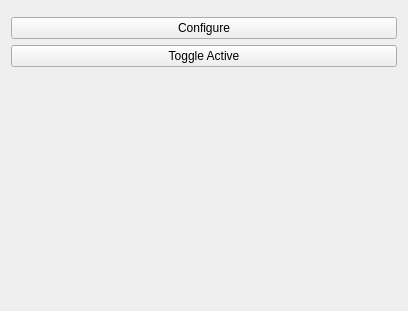
<?xml version="1.0" encoding="UTF-8"?>
<ui version="4.0">
 <class>NetworkSettingsTestWidget</class>
 <widget class="QWidget" name="NetworkSettingsTestWidget">
  <property name="geometry">
   <rect>
    <x>0</x>
    <y>0</y>
    <width>408</width>
    <height>311</height>
   </rect>
  </property>
  <property name="windowTitle">
   <string>Network Settings Test</string>
  </property>
  <layout class="QGridLayout" name="gridLayout">
   <item row="3" column="0">
    <spacer name="verticalSpacer">
     <property name="orientation">
      <enum>Qt::Vertical</enum>
     </property>
     <property name="sizeHint" stdset="0">
      <size>
       <width>20</width>
       <height>40</height>
      </size>
     </property>
    </spacer>
   </item>
   <item row="1" column="0">
    <widget class="QPushButton" name="pushButtonConfigure">
     <property name="sizePolicy">
      <sizepolicy hsizetype="Minimum" vsizetype="Minimum">
       <horstretch>0</horstretch>
       <verstretch>0</verstretch>
      </sizepolicy>
     </property>
     <property name="text">
      <string>Configure</string>
     </property>
    </widget>
   </item>
   <item row="0" column="0">
    <widget class="NetworkSettingsWidget" name="widgetNetworkSettingsWidget" native="true">
     <property name="sizePolicy">
      <sizepolicy hsizetype="Minimum" vsizetype="Minimum">
       <horstretch>0</horstretch>
       <verstretch>0</verstretch>
      </sizepolicy>
     </property>
    </widget>
   </item>
   <item row="2" column="0">
    <widget class="QPushButton" name="pushButtonToggleTimer">
     <property name="sizePolicy">
      <sizepolicy hsizetype="Minimum" vsizetype="Minimum">
       <horstretch>0</horstretch>
       <verstretch>0</verstretch>
      </sizepolicy>
     </property>
     <property name="text">
      <string>Toggle Active</string>
     </property>
     <property name="checkable">
      <bool>true</bool>
     </property>
    </widget>
   </item>
  </layout>
 </widget>
 <customwidgets>
  <customwidget>
   <class>NetworkSettingsWidget</class>
   <extends>QWidget</extends>
   <header location="global">node/NetworkSettingsWidget.hpp</header>
   <container>1</container>
  </customwidget>
 </customwidgets>
 <resources/>
 <connections/>
</ui>
